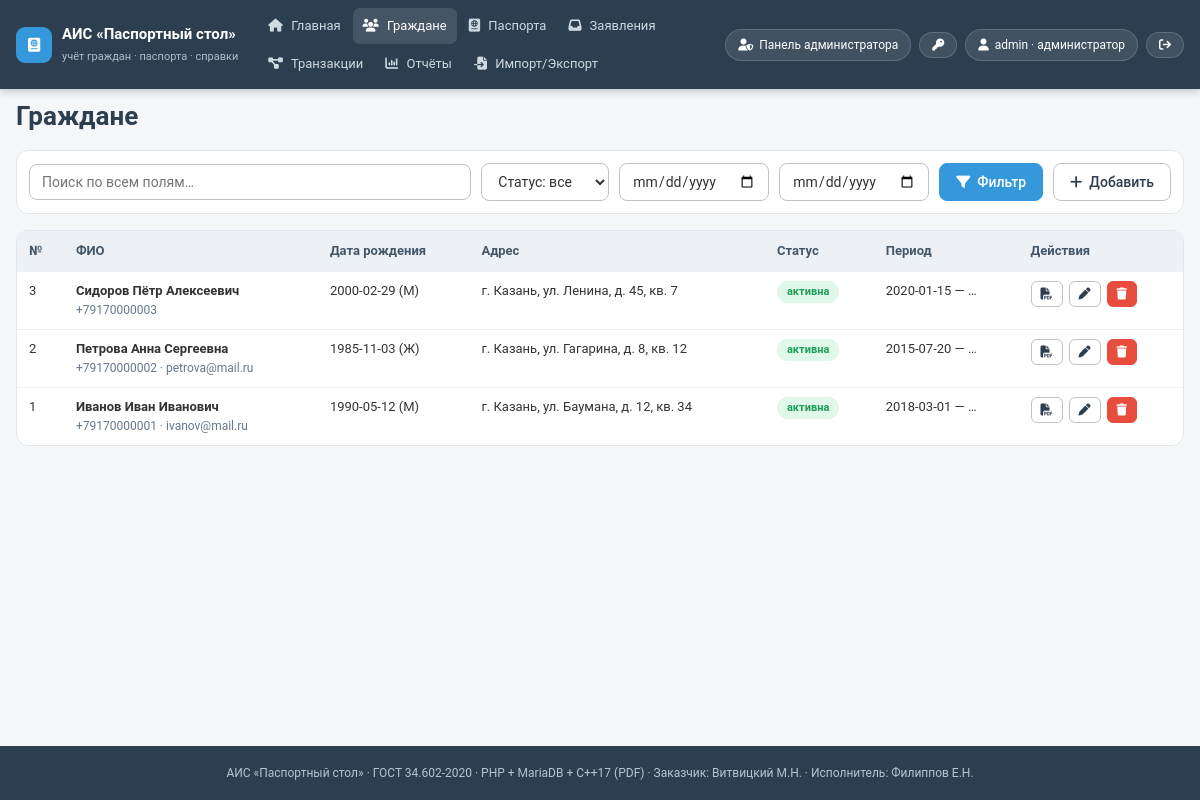
Screenshot of /citizens.php (signed in) with the database file from the repository.
### tables this page shows
CREATE TABLE `citizens` (
  `citizen_id` int(11) NOT NULL AUTO_INCREMENT,
  `last_name` varchar(100) NOT NULL,
  `first_name` varchar(100) NOT NULL,
  `middle_name` varchar(100) DEFAULT NULL,
  `birth_date` date NOT NULL,
  `sex` enum('М','Ж') NOT NULL,
  `phone` varchar(20) DEFAULT NULL,
  `email` varchar(255) DEFAULT NULL,
  `reg_address` varchar(255) NOT NULL,
  `reg_status` enum('активна','прекращена') NOT NULL,
  `reg_start_date` date NOT NULL,
  `reg_end_date` date DEFAULT NULL,
  PRIMARY KEY (`citizen_id`)
);

### config.php (called while the page is built, shortened)
<?php
function e($v): string { return htmlspecialchars((string)$v, ENT_QUOTES, 'UTF-8'); }

### citizens.php (the view, shortened to what this page needs)
<?php
require __DIR__ . '/config.php';
$pdo = db();
$q  = trim($_GET['q'] ?? '');
$bf = $_GET['birth_from'] ?? ''; $bt = $_GET['birth_to'] ?? '';
$where = []; $p = [];
$sql = 'SELECT * FROM citizens' . ($where ? ' WHERE ' . implode(' AND ', $where) : '') . ' ORDER BY citizen_id DESC LIMIT 200';
$st = $pdo->prepare($sql); $st->execute($p);
$rows = $st->fetchAll();
require __DIR__ . '/layout/header.php';
?>
<h1>Граждане</h1>
<form class="toolbar" method="get">
<input class="input" style="flex:1" type="text" name="q" value="<?= e($q) ?>" placeholder="Поиск по всем полям…">
<select class="input" name="reg_status">
<option value="">Статус: все</option>
</select>
<input class="input" type="date" name="birth_from" value="<?= e($bf) ?>" title="Дата рождения с">
<input class="input" type="date" name="birth_to" value="<?= e($bt) ?>" title="Дата рождения по">
<button class="btn"><i class="fa-solid fa-filter"></i> Фильтр</button>
<a class="btn btn-outline" href="citizens.php?new=1"><i class="fa-solid fa-plus"></i> Добавить</a>
</form>
<div class="tbl-wrap">
<table class="tbl">
<thead><tr><th>№</th><th>ФИО</th><th>Дата рождения</th><th>Адрес</th><th>Статус</th><th>Период</th><th>Действия</th></tr></thead>
<tbody>
<?php foreach ($rows as $r): ?>
<tr>
<td><?= (int)$r['citizen_id'] ?></td>
<td><b><?= e($r['last_name'] . ' ' . $r['first_name'] . ' ' . $r['middle_name']) ?></b><br>
<span class="muted"><?= e($r['phone']) ?> <?= $r['email'] ? '· ' . e($r['email']) : '' ?></span></td>
<td><?= e($r['birth_date']) ?> (<?= e($r['sex']) ?>)</td>
<td><?= e($r['reg_address']) ?></td>
<td><span class="pill <?= $r['reg_status'] === 'активна' ? 'ok' : 'err' ?>"><?= e($r['reg_status']) ?></span></td>
<td><?= e($r['reg_start_date']) ?> — <?= e($r['reg_end_date'] ?: '…') ?></td>
<td class="rowbtns">
<a class="btn btn-sm btn-outline" href="document.php?type=form9&id=<?= (int)$r['citizen_id'] ?>" title="Справка №9"><i class="fa-solid fa-file-pdf"></i></a>
<a class="btn btn-sm btn-outline" href="citizens.php?edit=<?= (int)$r['citizen_id'] ?>"><i class="fa-solid fa-pen"></i></a>
<form class="confirm" method="post"><?= csrf_field() ?><input type="hidden" name="action" value="delete"><input type="hidden" name="id" value="<?= (int)$r['citizen_id'] ?>">
<button class="btn btn-sm btn-danger"><i class="fa-solid fa-trash"></i></button></form>
</td>
</tr>
<?php endforeach; ?>
</tbody></table></div>
<?php require __DIR__ . '/layout/footer.php'; ?>

### assets/style.css (style rules this page uses)
:root { --bg:#F4F6F8; --header:#2C3E50; --btn:#3498DB; --btn-hover:#2980B9; --text:#333333; --field-bg:#FFFFFF; --field-border:#BDC3C7; --err:#E74C3C; --ok:#2ECC71; --pad:16px; --line:#E1E7EC; }
* { margin:0;padding:0;box-sizing:border-box }
html { height:100% }
body { min-height:100vh;display:flex;flex-direction:column;background:var(--bg);color:var(--text);font:400 14px/1.5 "Roboto",Arial,sans-serif }
h1 { font-size:26px;color:var(--header);margin:8px 0 14px }
a { color:var(--btn) }
.muted { color:#66788a;font-size:12px }
.btn { display:inline-flex;align-items:center;gap:7px;background:var(--btn);color:#fff;border:1px solid var(--btn);border-radius:8px; padding:10px 16px;font:500 14px "Roboto",sans-serif;cursor:pointer;text-decoration:none;transition:background .15s }
.btn-outline { background:#fff;color:var(--header);border-color:var(--field-border) }
.btn-danger { background:var(--err);border-color:var(--err) }
.btn-sm { padding:6px 9px;font-size:12px;border-radius:6px }
.input { background:var(--field-bg);border:1px solid var(--field-border);border-radius:8px;padding:9px 12px;font:400 14px "Roboto",sans-serif;color:var(--text);width:100% }
.tbl-wrap { background:#fff;border:1px solid var(--line);border-radius:12px;overflow:auto }
.tbl { width:100%;border-collapse:collapse;font-size:13px }
.tbl th { background:#EDF1F5;color:#44576a;text-align:left;padding:10px 12px;white-space:nowrap }
.tbl td { padding:9px 12px;border-top:1px solid #EEF2F5;vertical-align:top }
.rowbtns { display:flex;gap:6px;flex-wrap:wrap }
.rowbtns form { display:inline }
.toolbar { display:flex;gap:10px;flex-wrap:wrap;align-items:center;background:#fff;border:1px solid var(--line);border-radius:12px;padding:12px;margin-bottom:var(--pad) }
.toolbar .input { width:auto }
.pill { display:inline-block;border-radius:999px;padding:3px 10px;font-size:11px;font-weight:700;background:#E8EDF2;color:#44576a }
.pill.ok { background:rgba(46,204,113,.15);color:#1E9E57 }

### rows the page displays
citizens: citizen_id "3", last_name+first_name+middle_name "Сидоров Пётр Алексеевич", phone "+79170000003", birth_date "2000-02-29", sex "М", reg_address "г. Казань, ул. Ленина, д. 45, кв. 7", reg_status "активна", reg_start_date "2020-01-15", reg_end_date "…"
citizens: citizen_id "2", last_name+first_name+middle_name "Петрова Анна Сергеевна", phone "+79170000002", email "petrova@mail.ru", birth_date "1985-11-03", sex "Ж", reg_address "г. Казань, ул. Гагарина, д. 8, кв. 12", reg_status "активна", reg_start_date "2015-07-20", reg_end_date "…"
citizens: citizen_id "1", last_name+first_name+middle_name "Иванов Иван Иванович", phone "+79170000001", email "ivanov@mail.ru", birth_date "1990-05-12", sex "М", reg_address "г. Казань, ул. Баумана, д. 12, кв. 34", reg_status "активна", reg_start_date "2018-03-01", reg_end_date "…"

### other values shown
$n[1] "Главная"
$n[1] "Граждане"
$n[1] "Паспорта"
$n[1] "Заявления"
$n[1] "Транзакции"
$n[1] "Отчёты"
$n[1] "Импорт/Экспорт"
$_SESSION['login'] "admin"
$_SESSION['role'] "администратор"
